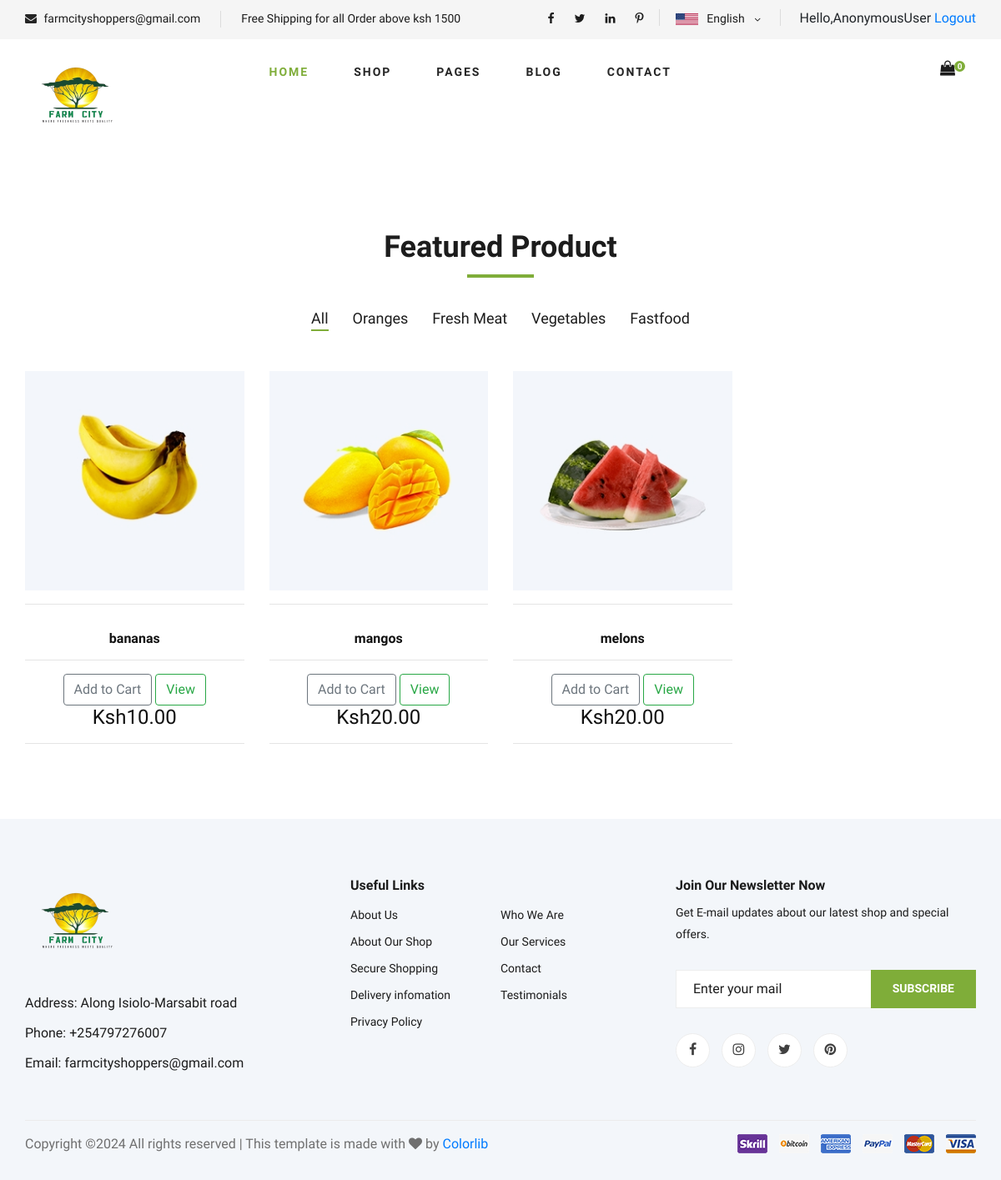
/, run on an earlier commit of the app's database.
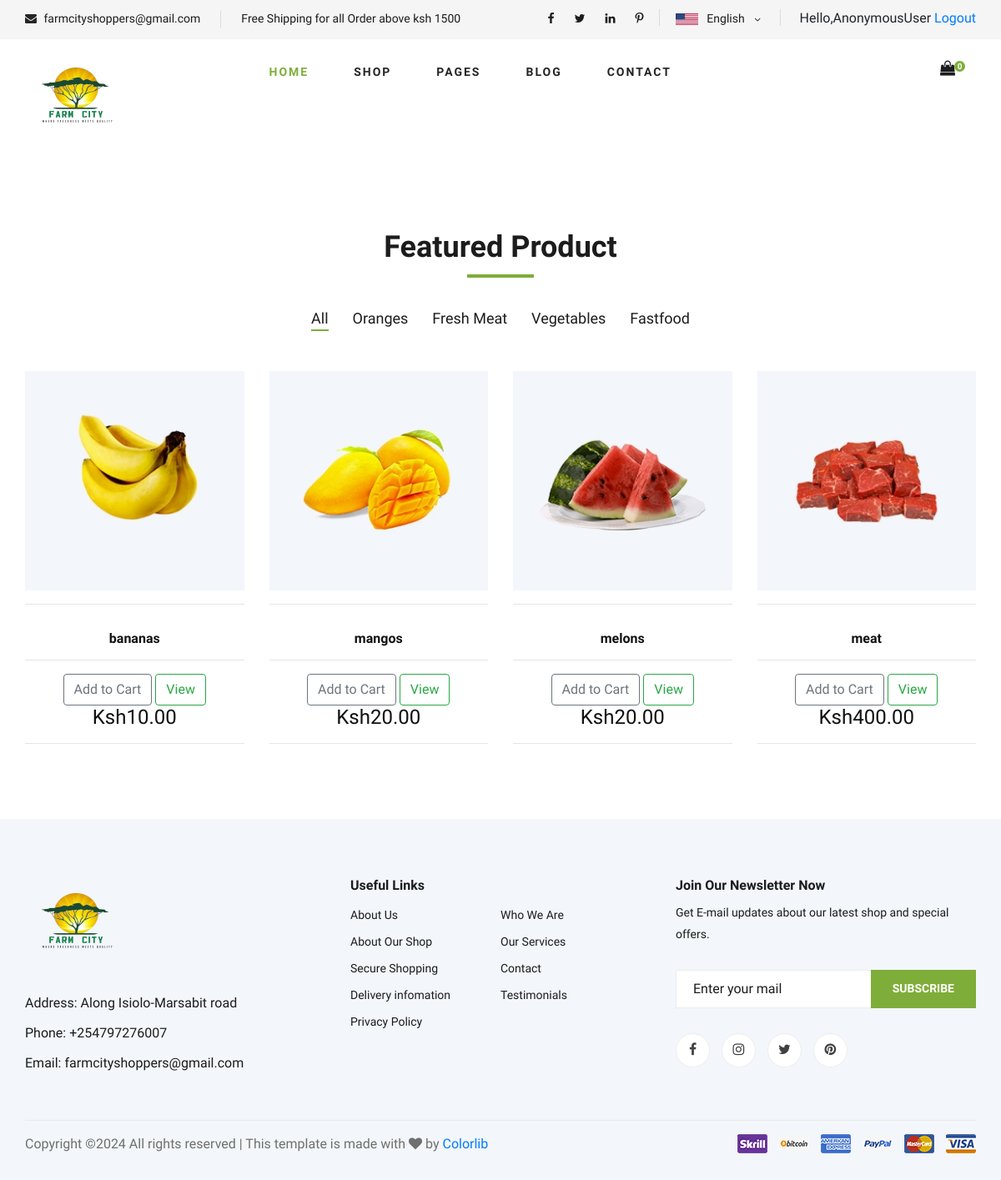
And on a later commit of the database.
### farmcityecommerce/models.py (models this page shows, shortened)
class Product(models.Model):
    name = models.CharField(max_length=300,null=True)
    description= models.TextField()
    price= models.FloatField()
    Availability = models.BooleanField(default=False,null=True,blank=False)
    image = models.ImageField(upload_to='product/' ,null=True, blank=True)

### farmcityecommerce/views.py (the view)
# urls.py: path("", home, name='home'),
def home(request):
        if request.user.is_authenticated:
            customer = request.user.customer
            order, created = Order.objects.get_or_create(customer=customer, complete= False)
            items= order.orderitem_set.all()
            cartItems = order.get_cart_items
        else:
            items = []
            order = {'get_cart_total':0, 'get_cart_items':0}
            cartItems = order['get_cart_items']
        products =Product.objects.all()
        context = {'products': products, 'cartItems':cartItems}
        return render(request, 'farmcityecommerce/home.html',context)

### farmcityecommerce/templates/farmcityecommerce/home.html (shortened to what this page needs)
{% extends 'partials/base.html' %}
{% load static %}
{% block content%}
    <section class="featured spad">
        <div class="container">
            <div class="row">
                <div class="col-lg-12">
                    <div class="section-title">
                        <h2>Featured Product</h2>
                    </div>
                    <div class="featured__controls">
                        <ul>
                            <li class="active" data-filter="*">All</li>
                            <li data-filter=".oranges">Oranges</li>
                            <li data-filter=".fresh-meat">Fresh Meat</li>
                            <li data-filter=".vegetables">Vegetables</li>
                            <li data-filter=".fastfood">Fastfood</li>
                        </ul>
                    </div>
                </div>
            </div>
            <div class="row featured__filter">
                 {% for product in products %}
                 <div class="col-lg-3 col-md-4 col-sm-6">
                    <div class="featured__item">
                         <img class="thumbnail" src="{{ product.image.url }}">
                         <hr>
                         <div class="featured__item__text">
                            <h6><strong>{{ product.name }}</strong></h6>
                             <hr>
                             <button data-product={{product.id}} data-action="add" class="btn btn-outline-secondary add-btn updatecart">Add to Cart</button>
                             <a class="btn btn-outline-success" href="#">View</a>
                             <h4 class ="display: inline-block; float: right">Ksh{{product.price|floatformat:2}}</h4>
                             <hr>
                         </div>
                     </div>
                 </div>
                 {% endfor%}
            </div>
    </section>
</body>
</html>
{% endblock %}

What changed in the data, as far as the page shows it:
added Product: image (picture), name "meat", price "400.00"
